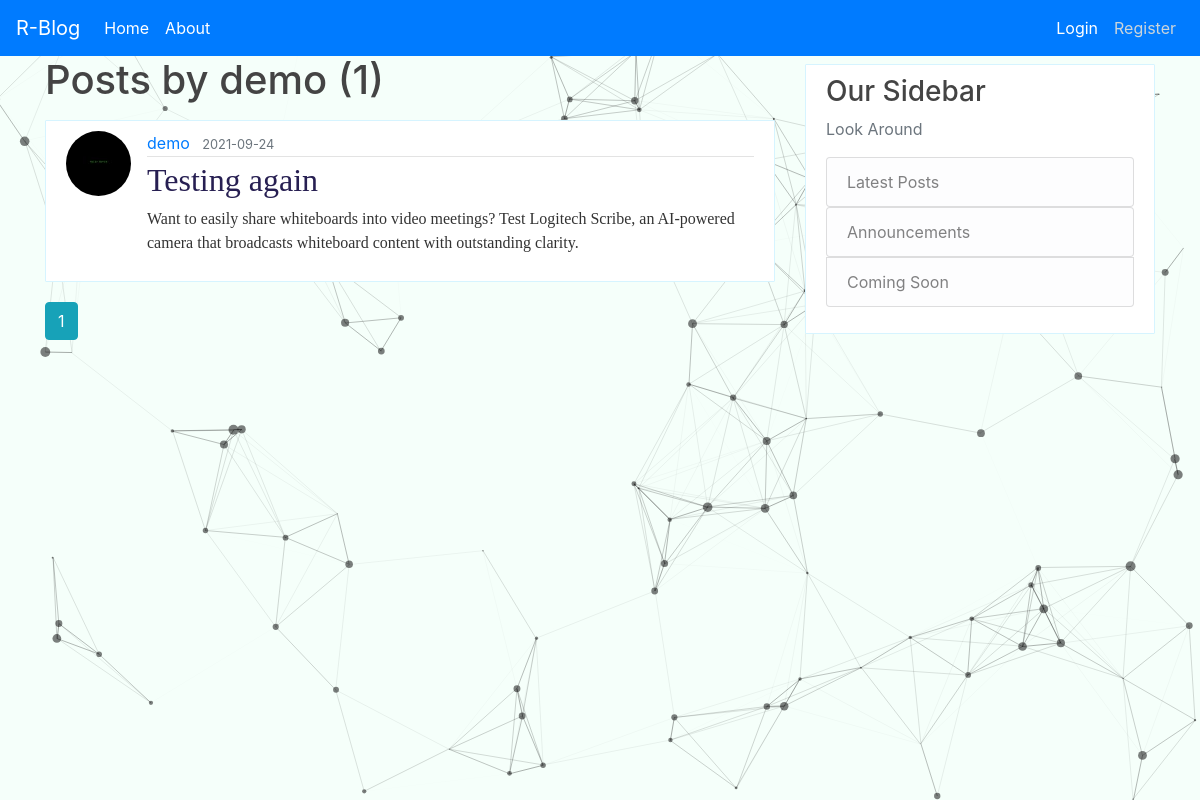
The page /user/demo on the database its author committed.
### flaskblog/models.py (models this page shows, shortened)
class User(db.Model, UserMixin):
    __table_args__ = {'extend_existing': True}
    id = db.Column(db.Integer, primary_key=True)
    username = db.Column(db.String(20), unique=True, nullable=False)
    email = db.Column(db.String(120), unique=True, nullable=False)
    image_file = db.Column(db.String(20), nullable=False, default='default.jpg')
    password = db.Column(db.String(60), nullable=False)
    posts = db.relationship('Post', backref='author', lazy=True)

class Post(db.Model):
    id = db.Column(db.Integer, primary_key=True)
    title = db.Column(db.String(100), nullable=False)
    date_posted = db.Column(db.DateTime, nullable=False, default=datetime.utcnow)
    content = db.Column(db.Text, nullable=False)
    user_id = db.Column(db.Integer, db.ForeignKey('user.id'), nullable=False)

### flaskblog/users/routes.py (the view)
@users.route("/user/<string:username>")
def user_posts(username):
    page = request.args.get('page', 1, type=int)
    user = User.query.filter_by(username=username).first_or_404()
    posts = Post.query.filter_by(author=user).order_by(Post.date_posted.desc()).paginate(page=page, per_page=5)
    return render_template('user_posts.html', posts=posts,user=user)

### flaskblog/templates/user_posts.html
{% extends "layout.html" %}
{% block content %}
    {% if current_user.is_authenticated%}
     {% if user.username==current_user.username %}
     <h1 class="mb-3">My Posts ({{ posts.total }})</h1>
     {% else %}
     <h1 class="mb-3">Posts by {{ user.username }} ({{ posts.total }})</h1>
      {% endif %}
      {% else %}
       <h1 class="mb-3">Posts by {{ user.username }} ({{ posts.total }})</h1>
       {% endif %}
    {% for post in posts.items %}
        <article class="media content-section">
          <img class="rounded-circle article-img" src="{{ url_for('static', filename='profile_pics/' + post.author.image_file) }}">
          <div class="media-body">
            <div class="article-metadata">
              <a class="mr-2" href="{{ url_for('users.user_posts', username=post.author.username) }}">{{ post.author.username }}</a>
              <small class="text-muted">{{ post.date_posted.strftime('%Y-%m-%d') }}</small>
            </div>
            <h2><a class="article-title" href="{{ url_for('posts.post', post_id=post.id) }}">{{ post.title }}</a></h2>
            <p class="article-content">{{ post.content }}</p>
          </div>
        </article>
    {% endfor %}
    {% for page_num in posts.iter_pages(left_edge=1, right_edge=1, left_current=1, right_current=2) %}
      {% if page_num %}
        {% if posts.page == page_num %}
          <a class="btn btn-info mb-4" href="{{ url_for('users.user_posts', username=user.username, page=page_num) }}">{{ page_num }}</a>
        {% else %}
          <a class="btn btn-outline-info mb-4" href="{{ url_for('users.user_posts', username=user.username, page=page_num) }}">{{ page_num }}</a>
        {% endif %}
      {% else %}
        ........
      {% endif %}
    {% endfor %}
{% endblock content %}

### flaskblog/static/main.css (style rules this page uses)
body { background: #fafafa; color: #333333; margin-top: 0rem; position: relative; }
h1, h2, h3, h4, h5, h6 { color: #444444; }
.content-section { background: #ffffff; padding: 10px 20px; border: 1px solid #d6f4ff; border-radius: 1px; margin-bottom: 20px; margin-top: 8px; }
.article-title { color: #271f52; font-family: "Times", Times, serif; }
.article-content { white-space: pre-line; font-family: "Times New Roman", Times, serif; }
.article-img { height: 65px; width: 65px; margin-right: 16px; }
.article-metadata { padding-bottom: 1px; margin-bottom: 4px; border-bottom: 1px solid #e3e3e3 }

### rows shown on the page
User: username "demo"
Post: image_file (picture), author.username "demo", date_posted "2021-09-24", title "Testing again", content "Want to easily share whiteboards into video meetings? Test Logitech Scribe, an AI-powered camera that broadcasts whiteboard content with outstanding clarity."

### other values the page prints
{{ posts.total }} "1"
{{ page_num }} "1"
